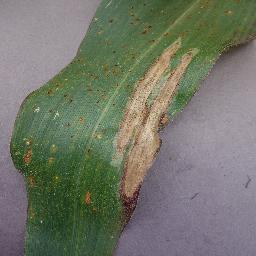
#> input picture data/Blight/39d7cc50-1271-4196-8a7b-ac11b470fe1f___RS_NLB 4163_180deg.JPG, 256 x 256 px; its folder holds 4 pictures in this run
$ python eda_processed_data.py
#> lines starting #> are read from the running program, lines starting #| are printed output that depends on the picture
import os
import numpy as np
import pandas as pd
import matplotlib.pyplot as plt
import seaborn as sns
from PIL import Image
from pathlib import Path
from collections import Counter
import warnings
warnings.filterwarnings('ignore')

# Configuración
DATA_DIR = Path('data_processed')
CLASSES = ['Blight', 'Common_Rust', 'Gray_Leaf_Spot', 'Healthy']
SAMPLE_SIZE = 500  # Para estadísticas de imágenes

def analyze_dataset_distribution():
    """Análisis de distribución de clases"""
    print("=" * 60)
    print("1. DISTRIBUCION DE CLASES")
    print("=" * 60)

    class_counts = {}
    for cls in CLASSES:
        files = list((DATA_DIR / cls).glob('*'))
        class_counts[cls] = len(files)

    df = pd.DataFrame(list(class_counts.items()), columns=['Clase', 'Cantidad'])
    df['Porcentaje'] = (df['Cantidad'] / df['Cantidad'].sum() * 100).round(2)
    print(df.to_string(index=False))
    print(f"\nTotal de imagenes: {df['Cantidad'].sum()}")
    print(f"Balanceo: {(df['Cantidad'].min() / df['Cantidad'].max() * 100):.2f}%")

    return df

def analyze_image_properties():
    """Análisis de propiedades de las imágenes"""
    print("\n" + "=" * 60)
    print("2. PROPIEDADES DE LAS IMAGENES")
    print("=" * 60)

    properties = []
    for cls in CLASSES:
        files = list((DATA_DIR / cls).glob('*'))[:SAMPLE_SIZE]
        for file in files:
            try:
                img = Image.open(file)
#> img is the input picture: PIL image 256x256 RGB; mean R, G, B 114.7, 118.5, 104.9
                properties.append({
                    'clase': cls,
                    'ancho': img.width,
                    'alto': img.height,
                    'modo': img.mode,
                    'aspecto': img.width / img.height,
                    'tamano_kb': os.path.getsize(file) / 1024
                })
            except:
                pass

    df = pd.DataFrame(properties)

    # Resumen por clase
    print("\n--- Dimensiones por clase ---")
    for cls in CLASSES:
        cls_data = df[df['clase'] == cls]
        print(f"\n{cls}:")
        print(f"  Ancho: {cls_data['ancho'].mean():.1f} +/- {cls_data['ancho'].std():.1f} px")
        print(f"  Alto: {cls_data['alto'].mean():.1f} +/- {cls_data['alto'].std():.1f} px")
        print(f"  Ratio aspecto: {cls_data['aspecto'].mean():.3f} +/- {cls_data['aspecto'].std():.3f}")
        print(f"  Tamano: {cls_data['tamano_kb'].mean():.1f} +/- {cls_data['tamano_kb'].std():.1f} KB")

    # Dimensiones únicas
    print("\n--- Resoluciones unicas ---")
    resolutions = df.groupby(['ancho', 'alto']).size().reset_index(name='count')
#> resolutions = table of 1 rows and 3 columns
    resolutions = resolutions.sort_values('count', ascending=False).head(10)
    for _, row in resolutions.iterrows():
        print(f"  {int(row['ancho'])}x{int(row['alto'])}: {row['count']} imagenes")

    # Modos de color
    print("\n--- Modos de color ---")
    mode_counts = Counter(df['modo'])
    for mode, count in mode_counts.most_common():
        print(f"  {mode}: {count} ({count/len(df)*100:.1f}%)")

    return df

def analyze_pixel_statistics():
    """Análisis estadístico de píxeles"""
    print("\n" + "=" * 60)
    print("3. ESTADISTICAS DE PIXELES")
    print("=" * 60)

    stats = []
    for cls in CLASSES:
        files = list((DATA_DIR / cls).glob('*'))[:SAMPLE_SIZE]
        for file in files:
            try:
                img = np.array(Image.open(file).convert('RGB'))
                stats.append({
                    'clase': cls,
                    'media_r': img[:,:,0].mean(),
                    'media_g': img[:,:,1].mean(),
                    'media_b': img[:,:,2].mean(),
                    'std_r': img[:,:,0].std(),
                    'std_g': img[:,:,1].std(),
                    'std_b': img[:,:,2].std(),
                    'brillo': img.mean(),
                    'contraste': img.std()
                })
            except:
                pass

    df = pd.DataFrame(stats)

    print("\n--- Estadisticas por canal RGB ---")
    for cls in CLASSES:
        cls_data = df[df['clase'] == cls]
        print(f"\n{cls}:")
        print(f"  R: media={cls_data['media_r'].mean():.2f}, std={cls_data['std_r'].mean():.2f}")
        print(f"  G: media={cls_data['media_g'].mean():.2f}, std={cls_data['std_g'].mean():.2f}")
        print(f"  B: media={cls_data['media_b'].mean():.2f}, std={cls_data['std_b'].mean():.2f}")
        print(f"  Brillo: {cls_data['brillo'].mean():.2f} +/- {cls_data['brillo'].std():.2f}")
        print(f"  Contraste: {cls_data['contraste'].mean():.2f} +/- {cls_data['contraste'].std():.2f}")

    return df

def create_visualizations(dist_df, prop_df, pixel_df):
    """Crear visualizaciones"""
    print("\n" + "=" * 60)
    print("4. GENERANDO VISUALIZACIONES")
    print("=" * 60)

    fig = plt.figure(figsize=(20, 12))

    # 1. Distribución de clases
    ax1 = plt.subplot(3, 4, 1)
    sns.barplot(data=dist_df, x='Clase', y='Cantidad', palette='viridis', ax=ax1)
    ax1.set_title('Distribucion de Clases (Procesado)', fontsize=12, fontweight='bold')
    ax1.set_xticklabels(ax1.get_xticklabels(), rotation=45, ha='right')

    # 2. Proporción de clases
    ax2 = plt.subplot(3, 4, 2)
    ax2.pie(dist_df['Cantidad'], labels=dist_df['Clase'], autopct='%1.1f%%', startangle=90)
    ax2.set_title('Proporcion de Clases', fontsize=12, fontweight='bold')

    # 3. Distribución de anchos
    ax3 = plt.subplot(3, 4, 3)
    for cls in CLASSES:
        data = prop_df[prop_df['clase'] == cls]['ancho']
        ax3.hist(data, alpha=0.5, label=cls, bins=20)
    ax3.set_title('Distribucion de Anchos', fontsize=12, fontweight='bold')
    ax3.set_xlabel('Ancho (px)')
    ax3.legend(fontsize=8)

    # 4. Distribución de altos
    ax4 = plt.subplot(3, 4, 4)
    for cls in CLASSES:
        data = prop_df[prop_df['clase'] == cls]['alto']
        ax4.hist(data, alpha=0.5, label=cls, bins=20)
    ax4.set_title('Distribucion de Altos', fontsize=12, fontweight='bold')
    ax4.set_xlabel('Alto (px)')
    ax4.legend(fontsize=8)

    # 5. Ratio de aspecto
    ax5 = plt.subplot(3, 4, 5)
    sns.boxplot(data=prop_df, x='clase', y='aspecto', palette='Set2', ax=ax5)
    ax5.set_title('Ratio de Aspecto por Clase', fontsize=12, fontweight='bold')
    ax5.set_xticklabels(ax5.get_xticklabels(), rotation=45, ha='right')
    ax5.set_xlabel('')

    # 6. Tamaño de archivo
    ax6 = plt.subplot(3, 4, 6)
    sns.violinplot(data=prop_df, x='clase', y='tamano_kb', palette='Set2', ax=ax6)
    ax6.set_title('Tamano de Archivo (KB)', fontsize=12, fontweight='bold')
    ax6.set_xticklabels(ax6.get_xticklabels(), rotation=45, ha='right')
    ax6.set_xlabel('')

    # 7-9. Distribución de canales RGB
    colors = ['red', 'green', 'blue']
    channels = ['media_r', 'media_g', 'media_b']
    titles = ['Canal Rojo', 'Canal Verde', 'Canal Azul']

    for i, (channel, color, title) in enumerate(zip(channels, colors, titles)):
        ax = plt.subplot(3, 4, 7 + i)
        sns.boxplot(data=pixel_df, x='clase', y=channel, palette=[color]*4, ax=ax)
        ax.set_title(title, fontsize=12, fontweight='bold')
        ax.set_xticklabels(ax.get_xticklabels(), rotation=45, ha='right')
        ax.set_xlabel('')

    # 10. Brillo promedio
    ax10 = plt.subplot(3, 4, 10)
    sns.violinplot(data=pixel_df, x='clase', y='brillo', palette='coolwarm', ax=ax10)
    ax10.set_title('Brillo Promedio', fontsize=12, fontweight='bold')
    ax10.set_xticklabels(ax10.get_xticklabels(), rotation=45, ha='right')
    ax10.set_xlabel('')
    ax10.axhline(y=120, color='red', linestyle='--', alpha=0.5, label='Target')
    ax10.legend(fontsize=8)

    # 11. Contraste
    ax11 = plt.subplot(3, 4, 11)
    sns.violinplot(data=pixel_df, x='clase', y='contraste', palette='coolwarm', ax=ax11)
    ax11.set_title('Contraste', fontsize=12, fontweight='bold')
    ax11.set_xticklabels(ax11.get_xticklabels(), rotation=45, ha='right')
    ax11.set_xlabel('')

    # 12. Correlación RGB
    ax12 = plt.subplot(3, 4, 12)
    corr_data = pixel_df[['media_r', 'media_g', 'media_b']].corr()
    sns.heatmap(corr_data, annot=True, fmt='.2f', cmap='coolwarm', ax=ax12,
                xticklabels=['R', 'G', 'B'], yticklabels=['R', 'G', 'B'])
    ax12.set_title('Correlacion Canales RGB', fontsize=12, fontweight='bold')

    plt.tight_layout()
    plt.savefig('eda_processed_data.png', dpi=150, bbox_inches='tight')
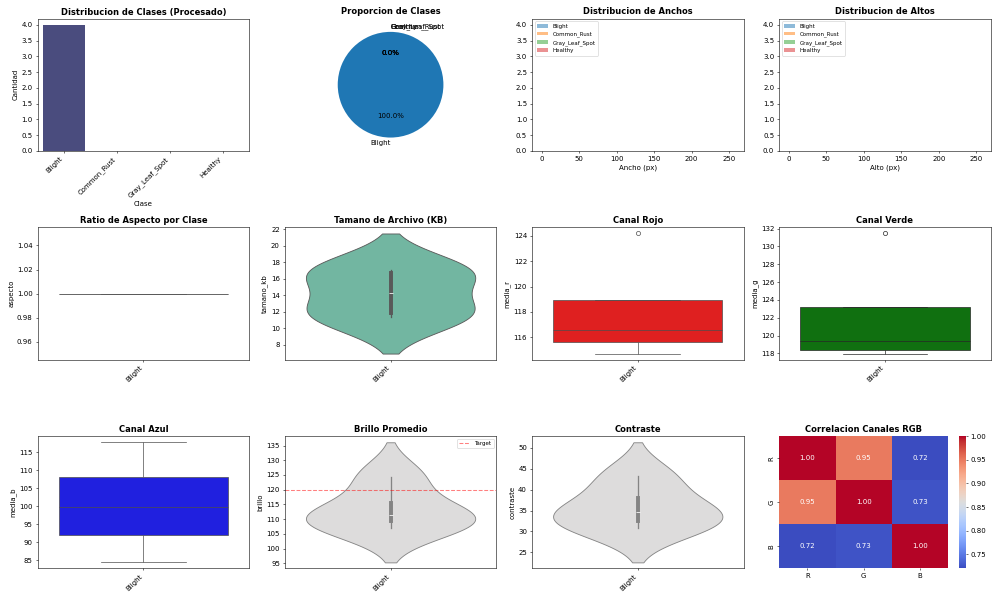
#> figure drawn by matplotlib, 13 panels; panel 3: tallest bar 4 high, from x = 256 to 256; panel 4: tallest bar 4 high, from x = 256 to 256
    print("\nVisualizaciones guardadas en: eda_processed_data.png")

def show_sample_images():
    """Mostrar muestras de cada clase"""
    print("\n" + "=" * 60)
    print("5. MUESTRAS DE IMAGENES")
    print("=" * 60)

    fig, axes = plt.subplots(4, 5, figsize=(15, 12))

    for i, cls in enumerate(CLASSES):
        files = list((DATA_DIR / cls).glob('*'))[:5]
        for j, file in enumerate(files):
            img = Image.open(file)
            axes[i, j].imshow(img)
            axes[i, j].axis('off')
            if j == 0:
                axes[i, j].set_title(cls, fontsize=12, fontweight='bold', loc='left')

    plt.suptitle('Muestras de Imagenes por Clase (Procesadas)', fontsize=16, fontweight='bold')
    plt.tight_layout()
    plt.savefig('samples_processed_data.png', dpi=150, bbox_inches='tight')
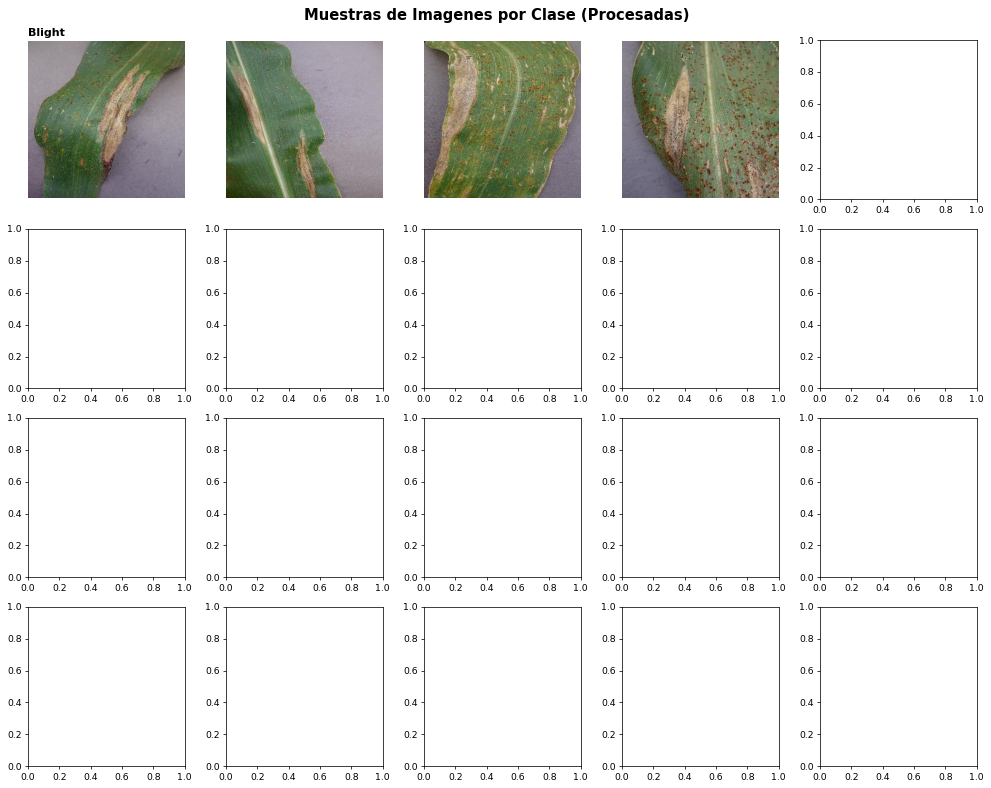
#> figure drawn by matplotlib, 4 panels
    print("\nMuestras guardadas en: samples_processed_data.png")

def generate_summary_report(dist_df, prop_df, pixel_df):
    """Generar reporte resumen"""
    print("\n" + "=" * 60)
    print("6. REPORTE RESUMEN")
    print("=" * 60)

    report = []
    report.append("RESUMEN EJECUTIVO - EDA DATASET PROCESADO")
    report.append("=" * 60)
    report.append(f"\nTotal de imagenes: {dist_df['Cantidad'].sum()}")
    report.append(f"Numero de clases: {len(CLASSES)}")
    report.append(f"Clases: {', '.join(CLASSES)}")

    report.append(f"\n--- Balance de clases ---")
    report.append(f"Clase mas frecuente: {dist_df.loc[dist_df['Cantidad'].idxmax(), 'Clase']} ({dist_df['Cantidad'].max()} imgs)")
    report.append(f"Clase menos frecuente: {dist_df.loc[dist_df['Cantidad'].idxmin(), 'Clase']} ({dist_df['Cantidad'].min()} imgs)")
    report.append(f"Ratio de balance: {(dist_df['Cantidad'].min() / dist_df['Cantidad'].max() * 100):.2f}%")

    report.append(f"\n--- Caracteristicas de imagenes ---")
    report.append(f"Ancho promedio: {prop_df['ancho'].mean():.1f} +/- {prop_df['ancho'].std():.1f} px")
    report.append(f"Alto promedio: {prop_df['alto'].mean():.1f} +/- {prop_df['alto'].std():.1f} px")
    report.append(f"Ratio aspecto promedio: {prop_df['aspecto'].mean():.3f}")
    report.append(f"Tamano promedio: {prop_df['tamano_kb'].mean():.1f} KB")

    # Verificar uniformidad
    unique_dims = prop_df[['ancho', 'alto']].drop_duplicates()
    if len(unique_dims) == 1:
        report.append(f"Uniformidad de dimensiones: PERFECTA (todas {int(unique_dims.iloc[0]['ancho'])}x{int(unique_dims.iloc[0]['alto'])})")
    else:
        report.append(f"Uniformidad de dimensiones: {len(unique_dims)} resoluciones diferentes")

    report.append(f"\n--- Caracteristicas de pixeles ---")
    report.append(f"Brillo promedio: {pixel_df['brillo'].mean():.2f} +/- {pixel_df['brillo'].std():.2f}")
    report.append(f"Contraste promedio: {pixel_df['contraste'].mean():.2f} +/- {pixel_df['contraste'].std():.2f}")
    report.append(f"Canal R: {pixel_df['media_r'].mean():.2f} +/- {pixel_df['std_r'].mean():.2f}")
    report.append(f"Canal G: {pixel_df['media_g'].mean():.2f} +/- {pixel_df['std_g'].mean():.2f}")
    report.append(f"Canal B: {pixel_df['media_b'].mean():.2f} +/- {pixel_df['std_b'].mean():.2f}")

    # Verificar normalización de brillo
    target_brightness = 120
    brightness_deviation = abs(pixel_df['brillo'].mean() - target_brightness)
    report.append(f"\nDesviacion del brillo target (120): {brightness_deviation:.2f}")

    report.append(f"\n--- Estadisticas por clase ---")
    for cls in CLASSES:
        cls_data = pixel_df[pixel_df['clase'] == cls]
        report.append(f"\n{cls}:")
        report.append(f"  Brillo: {cls_data['brillo'].mean():.2f} +/- {cls_data['brillo'].std():.2f}")
        report.append(f"  Contraste: {cls_data['contraste'].mean():.2f} +/- {cls_data['contraste'].std():.2f}")
        report.append(f"  RGB: R={cls_data['media_r'].mean():.2f}, G={cls_data['media_g'].mean():.2f}, B={cls_data['media_b'].mean():.2f}")

    report.append(f"\n--- Evaluacion de calidad ---")

    # Verificaciones
    balance_ok = (dist_df['Cantidad'].min() / dist_df['Cantidad'].max()) == 1.0
    dims_ok = len(unique_dims) == 1
    brightness_ok = brightness_deviation < 10

    report.append(f"[{'OK' if balance_ok else 'WARN'}] Balance de clases: {(dist_df['Cantidad'].min() / dist_df['Cantidad'].max() * 100):.2f}%")
    report.append(f"[{'OK' if dims_ok else 'WARN'}] Uniformidad de dimensiones: {'PERFECTA' if dims_ok else 'VARIADA'}")
    report.append(f"[{'OK' if brightness_ok else 'WARN'}] Normalizacion de brillo: desviacion={brightness_deviation:.2f}")

    if balance_ok and dims_ok:
        report.append("\n[LISTO] Dataset procesado listo para entrenamiento")
    else:
        report.append("\n[ATENCION] Revisar advertencias antes de entrenar")

    report_text = '\n'.join(report)
    print(report_text)

    with open('eda_processed_report.txt', 'w', encoding='utf-8') as f:
        f.write(report_text)
    print("\nReporte guardado en: eda_processed_report.txt")

def compare_with_original():
    """Comparar con dataset original"""
    print("\n" + "=" * 60)
    print("7. COMPARACION CON DATASET ORIGINAL")
    print("=" * 60)

    # Dataset procesado
    processed_counts = {}
    for cls in CLASSES:
        processed_counts[cls] = len(list((DATA_DIR / cls).glob('*')))

    # Dataset original
    original_dir = Path('data')
    original_counts = {}
    if original_dir.exists():
        for cls in CLASSES:
            original_counts[cls] = len(list((original_dir / cls).glob('*')))

        comparison = []
        print("\n--- Comparacion de cantidades ---")
        print(f"{'Clase':<20} {'Original':>10} {'Procesado':>10} {'Diferencia':>12}")
        print("-" * 60)
        for cls in CLASSES:
            orig = original_counts.get(cls, 0)
            proc = processed_counts[cls]
            diff = proc - orig
            print(f"{cls:<20} {orig:>10} {proc:>10} {diff:>12}")
            comparison.append({'clase': cls, 'original': orig, 'procesado': proc, 'diferencia': diff})

        total_orig = sum(original_counts.values())
        total_proc = sum(processed_counts.values())
        print("-" * 60)
        print(f"{'TOTAL':<20} {total_orig:>10} {total_proc:>10} {total_proc - total_orig:>12}")

        # Balance comparison
        orig_balance = (min(original_counts.values()) / max(original_counts.values()) * 100)
        proc_balance = (min(processed_counts.values()) / max(processed_counts.values()) * 100)

        print(f"\n--- Mejora en balance ---")
        print(f"Balance original: {orig_balance:.2f}%")
        print(f"Balance procesado: {proc_balance:.2f}%")
        print(f"Mejora: +{proc_balance - orig_balance:.2f} puntos porcentuales")
    else:
        print("\nDataset original no encontrado para comparacion")

def main():
    """Función principal"""
    print("\n" + "=" * 60)
    print("EDA COMPLETO - DATASET PROCESADO")
    print("=" * 60)

    # Análisis
    dist_df = analyze_dataset_distribution()
    prop_df = analyze_image_properties()
    pixel_df = analyze_pixel_statistics()

    # Visualizaciones
    create_visualizations(dist_df, prop_df, pixel_df)
    show_sample_images()

    # Reporte final
    generate_summary_report(dist_df, prop_df, pixel_df)

    # Comparación con original
    compare_with_original()

    print("\n" + "=" * 60)
    print("EDA COMPLETADO EXITOSAMENTE")
    print("=" * 60)
    print("\nArchivos generados:")
    print("  - eda_processed_data.png (visualizaciones)")
    print("  - samples_processed_data.png (muestras)")
    print("  - eda_processed_report.txt (reporte resumen)")
    print("\n")

if __name__ == "__main__":
    main()
